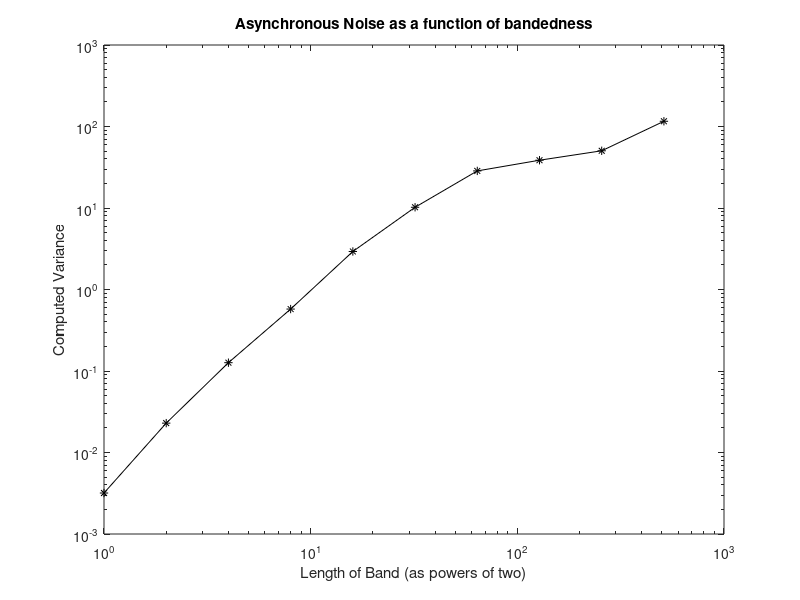

Reproduce this figure in MATLAB.
V = load('variances.txt');

figure();
loglog(2.^(0:length(V)-1), V, 'k-*');
title('Asynchronous Noise as a function of bandedness');
xlabel('Length of Band (as powers of two)');
ylabel('Computed Variance');
